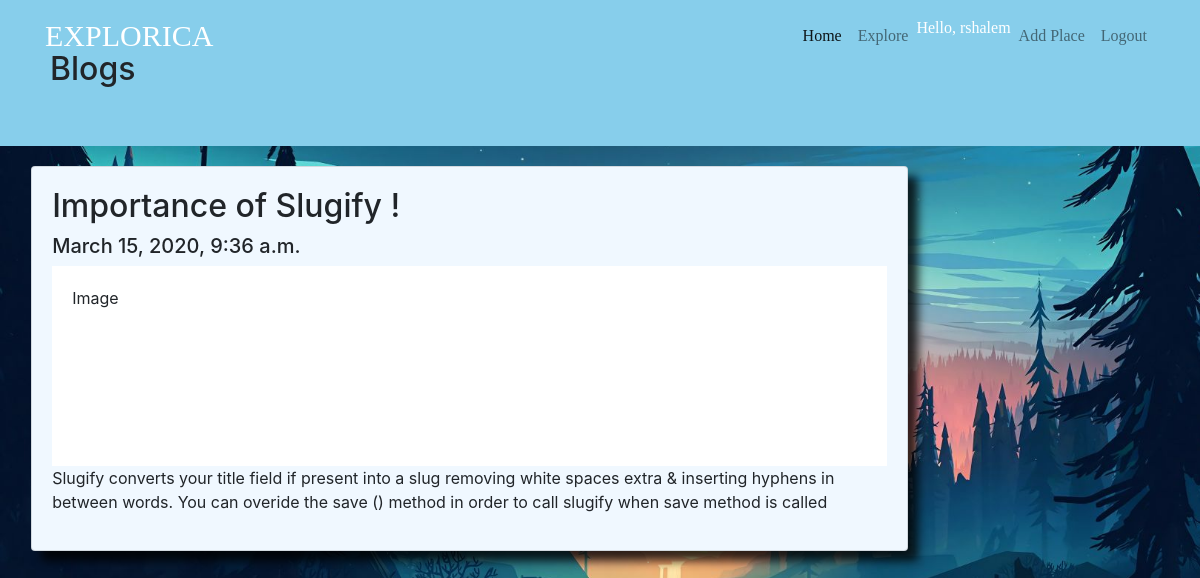
/blog/importance-of-slugify/ (signed in), run on the app's committed database.
### blog/models.py (models this page shows, shortened)
class Article(models.Model):
    article_image = models.ImageField(upload_to='images/', blank=True)
    article_title = models.CharField(max_length=50)
    user = models.ForeignKey(User, related_name='author', default=1, on_delete=models.CASCADE)
    article_about = models.TextField()
    slug = models.SlugField(unique=True, default=2)
    date_published = models.DateTimeField(auto_now_add=True)

### blog/views.py (the view)
# urls.py: path('<slug>/', views.blog_detail, name='detail-blog'),
def blog_detail(request, slug):
    single_blog = Article.objects.get(slug=slug)
    return render(request, 'blog/blog_detail.html', {'single_blog': single_blog})

### blog/templates/blog/blog_detail.html
{% extends 'main/base.html' %}
{% block content %}
    <div class="header">
      <h2> Blogs </h2>
    </div>
    <div class="row">
      <div class="leftcolumn">
        <div class="card">
          <h2>{{ single_blog.article_title }}</h2>
          <h5>{{ single_blog.date_published }}</h5>
          <div class="fakeimg" style="height:200px;">Image</div>
          <p>{{ single_blog.article_about }}</p>
        </div>
      </div>
    </div>
{% endblock %}

### main/templates/main/includes/navbar.html (shortened to what this page needs)
    <nav class="navbar navbar-expand-lg navbar-light fixed-top">
        <div class="container">
              <a class="navbar-brand" href="{% url 'main:homepage' %}">EXPLORICA</a>
                  <div class="collapse navbar-collapse" id="navbarSupportedContent">
                    <ul class="navbar-nav ml-auto">
                      <li class="nav-item active">
                        <a class="nav-link" href="#">Home </a>
                      </li>
                      <li class="nav-item">
                        <a class="nav-link" href="{% url 'main:explore' %}">Explore</a>
                      </li>
                      {% if user.is_authenticated %}
                          <li class="nav-item">
                              Hello, {{ user.username }}
                          </li>
                          <li class="nav-item">
                            <a class="nav-link" href="#">Add Place</a>
                          </li>
                          <li class="nav-item">
                            <a class="nav-link" href="{% url 'main:logout' %}">Logout</a>
                          </li>
                      {% endif %}
                    </ul>
                  </div>
        </div>
    </nav>

### main/static/main/style.css (style rules this page uses)
.navbar .navbar-brand { font-size: 30px; font-family: 'Baron Neue Bold'; color: white; }
.nav-item { font-family: 'Baron Neue Bold'; color: white; }
body { background-image: url("images/c.jpg"); background-size: cover ; }
.card { margin-top:15%; margin-left: 5%; position:relative; transition: 3s; box-shadow: 10px 10px 10px rgba(0,0,0,0.8); }
.header { padding: 50px; font-size: 40px; text-align: left; background: skyblue; }
.leftcolumn { float: left; width: 75%; }
.fakeimg { background-color: white; width: 100%; padding: 20px; }
.card { background-color: aliceblue; padding: 20px; margin-top: 20px; }

### data on the page
Article: article_title "Importance of Slugify !", date_published "March 15, 2020, 9:36 a.m.", article_about "Slugify converts your title field if present into a slug removing white spaces extra & inserting hyphens in between words. You can overide the save () method in order to call slugify when save method is called"

### other printed values
{{ user.username }} "rshalem"
